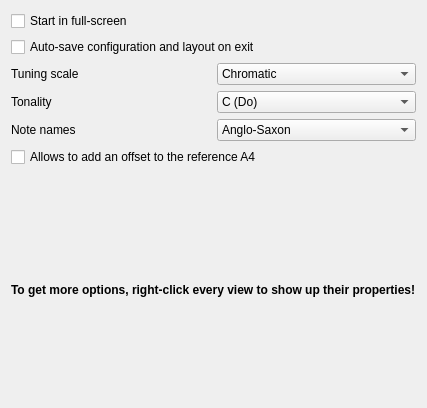
     <widget class="QWidget" name="tabPageGeneral">
      <attribute name="title">
       <string>General</string>
      </attribute>
      <layout class="QVBoxLayout">
       <item>
        <widget class="QCheckBox" name="ui_chkFullScreen">
         <property name="toolTip">
          <string>Raise the window to the whole screen when the program is started
(You can also use the shortcut 'f').</string>
         </property>
         <property name="whatsThis">
          <string>Raise the window to the whole screen when the program is started
(You can also use the shortcut 'f').</string>
         </property>
         <property name="text">
          <string>Start in full-screen</string>
         </property>
        </widget>
       </item>
       <item>
        <widget class="QCheckBox" name="ui_chkAutoSaveOnExit">
         <property name="text">
          <string>Auto-save configuration and layout on exit</string>
         </property>
        </widget>
       </item>
       <item>
        <layout class="QHBoxLayout">
         <item>
          <widget class="QLabel" name="textLabel1_7_1">
           <property name="toolTip">
            <string>The used tuning scale to determine note frequency values. Useful for tuning historic intruments.</string>
           </property>
           <property name="whatsThis">
            <string>The used tuning scale to determine note frequency values. Useful for tuning historic intruments.</string>
           </property>
           <property name="text">
            <string>Tuning scale</string>
           </property>
          </widget>
         </item>
         <item>
          <widget class="QComboBox" name="ui_cbTuning">
           <property name="toolTip">
            <string>The used tuning scale to determine note frequency values. Useful for tuning historic intruments.</string>
           </property>
           <property name="whatsThis">
            <string>The used tuning scale to determine note frequency values. Useful for tuning historic intruments.</string>
           </property>
           <item>
            <property name="text">
             <string>Chromatic</string>
            </property>
           </item>
           <item>
            <property name="text">
             <string>Werckmeister III</string>
            </property>
           </item>
           <item>
            <property name="text">
             <string>Kirnberger III</string>
            </property>
           </item>
           <item>
            <property name="text">
             <string>Diatonic</string>
            </property>
           </item>
           <item>
            <property name="text">
             <string>Meantone (1/4)</string>
            </property>
           </item>
          </widget>
         </item>
        </layout>
       </item>
       <item>
        <layout class="QHBoxLayout">
         <item>
          <widget class="QLabel" name="textLabel1_7">
           <property name="toolTip">
            <string>The used tonality.
Useful to convert note names to a corresponding instrument tonality (e.g. Eb for saxophone, Bb for trumpet).</string>
           </property>
           <property name="whatsThis">
            <string>The used tonality.
Useful to convert note names to a corresponding instrument tonality (e.g. Eb for saxophone, Bb for trumpet).</string>
           </property>
           <property name="text">
            <string>Tonality</string>
           </property>
          </widget>
         </item>
         <item>
          <widget class="QComboBox" name="ui_cbTonality">
           <property name="toolTip">
            <string>The used tonality.
Useful to convert note names to a corresponding instrument tonality (e.g. Eb for saxophone, Bb for trumpet).</string>
           </property>
           <property name="whatsThis">
            <string>The used tonality.
Useful to convert note names to a corresponding instrument tonality (e.g. Eb for saxophone, Bb for trumpet).</string>
           </property>
           <item>
            <property name="text">
             <string>C (Do)</string>
            </property>
           </item>
           <item>
            <property name="text">
             <string>Bb (Sib)</string>
            </property>
           </item>
           <item>
            <property name="text">
             <string>Eb (Mib)</string>
            </property>
           </item>
           <item>
            <property name="text">
             <string>F (Fa)</string>
            </property>
           </item>
          </widget>
         </item>
        </layout>
       </item>
       <item>
        <layout class="QHBoxLayout">
         <item>
          <widget class="QLabel" name="textLabel3_3">
           <property name="toolTip">
            <string>Use anglo-saxon or latin note names:
anglo-saxon: C D E F G A B
latin: Do Re Mi Fa Sol La Si</string>
           </property>
           <property name="whatsThis">
            <string>Use anglo-saxon or latin note names:
anglo-saxon: C D E F G A B
latin: Do Re Mi Fa Sol La Si</string>
           </property>
           <property name="text">
            <string>Note names</string>
           </property>
          </widget>
         </item>
         <item>
          <widget class="QComboBox" name="ui_cbNotesName">
           <property name="toolTip">
            <string>Use anglo-saxon or latin note names:
anglo-saxon: C D E F G A B
latin: Do Re Mi Fa Sol La Si</string>
           </property>
           <property name="whatsThis">
            <string>Use anglo-saxon or latin note names:
anglo-saxon: C D E F G A B
latin: Do Re Mi Fa Sol La Si</string>
           </property>
           <item>
            <property name="text">
             <string>Anglo-Saxon</string>
            </property>
           </item>
           <item>
            <property name="text">
             <string>Latin</string>
            </property>
           </item>
          </widget>
         </item>
        </layout>
       </item>
       <item>
        <widget class="QCheckBox" name="ui_chkShowA4Offset">
         <property name="text">
          <string>Allows to add an offset to the reference A4</string>
         </property>
        </widget>
       </item>
       <item>
        <spacer name="spacer5">
         <property name="orientation">
          <enum>Qt::Vertical</enum>
         </property>
         <property name="sizeType">
          <enum>QSizePolicy::Expanding</enum>
         </property>
         <property name="sizeHint" stdset="0">
          <size>
           <width>20</width>
           <height>110</height>
          </size>
         </property>
        </spacer>
       </item>
       <item>
        <widget class="QLabel" name="textLabel1_5">
         <property name="text">
          <string>&lt;!DOCTYPE HTML PUBLIC &quot;-//W3C//DTD HTML 4.0//EN&quot; &quot;http://www.w3.org/TR/REC-html40/strict.dtd&quot;&gt;
&lt;html&gt;&lt;head&gt;&lt;meta name=&quot;qrichtext&quot; content=&quot;1&quot; /&gt;&lt;style type=&quot;text/css&quot;&gt;
p, li { white-space: pre-wrap; }
&lt;/style&gt;&lt;/head&gt;&lt;body&gt;
&lt;p&gt;&lt;span style=&quot; font-weight:600;&quot;&gt;To get more options, right-click every view to show up their properties!&lt;/span&gt;&lt;/p&gt;&lt;/body&gt;&lt;/html&gt;</string>
         </property>
        </widget>
       </item>
       <item>
        <spacer name="spacer5_2">
         <property name="orientation">
          <enum>Qt::Vertical</enum>
         </property>
         <property name="sizeType">
          <enum>QSizePolicy::Expanding</enum>
         </property>
         <property name="sizeHint" stdset="0">
          <size>
           <width>20</width>
           <height>100</height>
          </size>
         </property>
        </spacer>
       </item>
      </layout>
     </widget>
